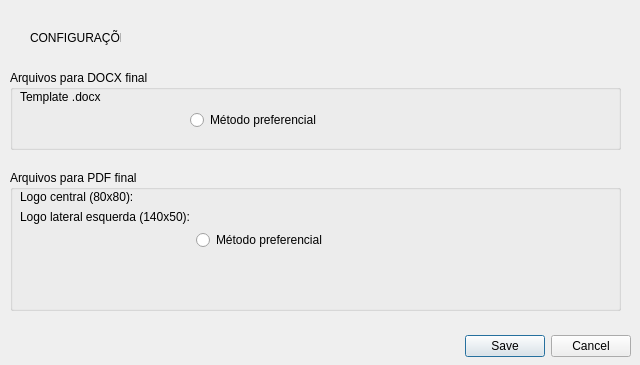
<?xml version="1.0" encoding="UTF-8"?>
<ui version="4.0">
 <class>Dialog</class>
 <widget class="QDialog" name="Dialog">
  <property name="geometry">
   <rect>
    <x>0</x>
    <y>0</y>
    <width>640</width>
    <height>365</height>
   </rect>
  </property>
  <property name="windowTitle">
   <string>Configurações de usuário - Cria Memorial</string>
  </property>
  <widget class="QDialogButtonBox" name="buttonBox">
   <property name="geometry">
    <rect>
     <x>10</x>
     <y>330</y>
     <width>621</width>
     <height>32</height>
    </rect>
   </property>
   <property name="orientation">
    <enum>Qt::Horizontal</enum>
   </property>
   <property name="standardButtons">
    <set>QDialogButtonBox::Cancel|QDialogButtonBox::Save</set>
   </property>
  </widget>
  <widget class="QLabel" name="label">
   <property name="geometry">
    <rect>
     <x>30</x>
     <y>30</y>
     <width>91</width>
     <height>16</height>
    </rect>
   </property>
   <property name="text">
    <string>CONFIGURAÇÕES:</string>
   </property>
  </widget>
  <widget class="QGroupBox" name="groupBox">
   <property name="geometry">
    <rect>
     <x>10</x>
     <y>170</y>
     <width>611</width>
     <height>141</height>
    </rect>
   </property>
   <property name="title">
    <string>Arquivos para PDF final</string>
   </property>
   <widget class="QWidget" name="verticalLayoutWidget">
    <property name="geometry">
     <rect>
      <x>10</x>
      <y>20</y>
      <width>591</width>
      <height>111</height>
     </rect>
    </property>
    <layout class="QFormLayout" name="formLayout">
     <property name="formAlignment">
      <set>Qt::AlignRight|Qt::AlignTop|Qt::AlignTrailing</set>
     </property>
     <item row="0" column="0">
      <widget class="QLabel" name="label_2">
       <property name="text">
        <string>Logo central (80x80):</string>
       </property>
      </widget>
     </item>
     <item row="0" column="1">
      <widget class="QgsFileWidget" name="main_logo_QgsFileWidget">
       <property name="fileWidgetButtonVisible">
        <bool>true</bool>
       </property>
       <property name="filter">
        <string/>
       </property>
      </widget>
     </item>
     <item row="2" column="0">
      <widget class="QLabel" name="label_3">
       <property name="text">
        <string>Logo lateral esquerda (140x50):</string>
       </property>
      </widget>
     </item>
     <item row="2" column="1">
      <widget class="QgsFileWidget" name="atc_logo_QgsFileWidget">
       <property name="filter">
        <string/>
       </property>
      </widget>
     </item>
     <item row="3" column="1">
      <widget class="QRadioButton" name="pdf_default_radioButton">
       <property name="text">
        <string>Método preferencial</string>
       </property>
      </widget>
     </item>
    </layout>
   </widget>
  </widget>
  <widget class="QGroupBox" name="groupBox_2">
   <property name="geometry">
    <rect>
     <x>10</x>
     <y>70</y>
     <width>611</width>
     <height>80</height>
    </rect>
   </property>
   <property name="title">
    <string>Arquivos para DOCX final</string>
   </property>
   <widget class="QWidget" name="formLayoutWidget">
    <property name="geometry">
     <rect>
      <x>10</x>
      <y>20</y>
      <width>591</width>
      <height>46</height>
     </rect>
    </property>
    <layout class="QFormLayout" name="formLayout_2">
     <property name="formAlignment">
      <set>Qt::AlignRight|Qt::AlignTop|Qt::AlignTrailing</set>
     </property>
     <item row="0" column="0">
      <widget class="QLabel" name="label_4">
       <property name="text">
        <string>Template .docx                         </string>
       </property>
      </widget>
     </item>
     <item row="0" column="1">
      <widget class="QgsFileWidget" name="docx_template_QgsFileWidget">
       <property name="filter">
        <string>Documentos Word 2007 + (*.docx)</string>
       </property>
      </widget>
     </item>
     <item row="1" column="1">
      <widget class="QRadioButton" name="docx_default_radioButton">
       <property name="text">
        <string>Método preferencial</string>
       </property>
      </widget>
     </item>
    </layout>
   </widget>
  </widget>
 </widget>
 <customwidgets>
  <customwidget>
   <class>QgsFileWidget</class>
   <extends>QWidget</extends>
   <header>qgsfilewidget.h</header>
  </customwidget>
 </customwidgets>
 <resources/>
 <connections>
  <connection>
   <sender>buttonBox</sender>
   <signal>accepted()</signal>
   <receiver>Dialog</receiver>
   <slot>accept()</slot>
   <hints>
    <hint type="sourcelabel">
     <x>248</x>
     <y>254</y>
    </hint>
    <hint type="destinationlabel">
     <x>157</x>
     <y>274</y>
    </hint>
   </hints>
  </connection>
  <connection>
   <sender>buttonBox</sender>
   <signal>rejected()</signal>
   <receiver>Dialog</receiver>
   <slot>reject()</slot>
   <hints>
    <hint type="sourcelabel">
     <x>316</x>
     <y>260</y>
    </hint>
    <hint type="destinationlabel">
     <x>286</x>
     <y>274</y>
    </hint>
   </hints>
  </connection>
 </connections>
</ui>
